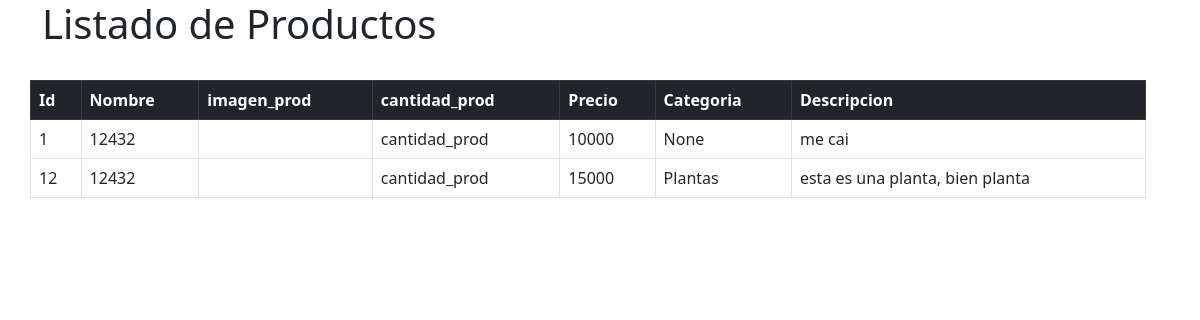
Page /crud on the earlier database version.
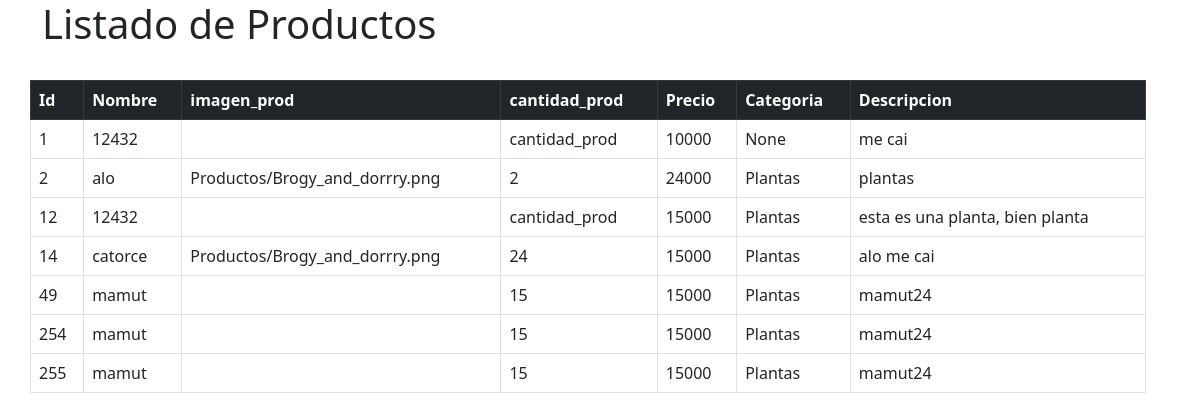
Same page on the later database version.
### core/models.py (models this page shows, shortened)
class Producto(models.Model):
    idProducto = models.IntegerField(primary_key=True,verbose_name='id de Producto')
    nombre_prod = models.CharField(max_length=40,verbose_name='Nombre_prod')
    imagen_prod = models.ImageField(upload_to="Productos", null=True, blank=True) #python -m pip install Pillow   eso me lo pidio
    descripcion_prod = models.TextField(verbose_name='Descripcion')
    cantidad_prod = models.IntegerField(verbose_name='Cantidad de productos')
    precio_prod = models.IntegerField(verbose_name='Precio')
    categoria = models.ForeignKey(Categoria, null=True, blank=True, on_delete=models.CASCADE)

class Categoria(models.Model):
    idCategoria = models.IntegerField(primary_key=True, verbose_name='Id de categoria')
    nombreCategoria = models.CharField(max_length=50, verbose_name='Nombre de la Categoria')
    def __str__(self):
        return self.nombreCategoria

### core/views.py (the view)
# urls.py: path('crud', crud, name='crud'),
def crud(request):
    productos= Producto.objects.all()
    datos = {
        'productos': productos
    }
    return render(request, 'core/Crud.html', datos) #claro esto es solo una prueba la pagina puede cambiar

### core/templates/core/Crud.html (shortened to what this page needs)
<html lang="en">
{% load static %}
<head>
    <link href="https://cdn.jsdelivr.net/npm/bootstrap@5.2.0-beta1/dist/css/bootstrap.min.css" rel="stylesheet">
</head>
<body>
    <div class="container">
        <div class="column">
            <div class="row">
                <div class="row mb-4">
                    <h1>Listado de Productos</h1>
                </div>
            </div>
            <div class="row">
                <div class="row mb-3">
                    <table class="table table-bordered" id="categorias">
                        <thead class="table-dark">
                            <tr>
                                <th>Id</th>
                                <th>Nombre</th>
                                <th>imagen_prod</th>
                                <th>cantidad_prod</th>
                                <th>Precio</th>
                                <th>Categoria</th>
                                <th>Descripcion</th>
                            </tr>
                        </thead>
                    {% for ve in productos%}
                    <tr><td>{{ve.idProducto}}</td>
                        <td>{{ve.nombre_prod}}</td>
                        <td>{{ve.imagen_prod}}</td>
                        <td>{{ve.cantidad_prod}}</td>
                        <td>{{ve.precio_prod}}</td>
                        <td>{{ve.categoria}}</td>
                        <td>{{ve.descripcion_prod}}</td></tr>
                    {% endfor %}
                </table>
                </div>
            </div>
        </div>
    </div>
</body>
</html>

Differences in the rows shown:
added Producto: idProducto "2", nombre_prod "alo", imagen_prod "Productos/Brogy_and_dorrry.png", cantidad_prod "2", precio_prod "24000", categoria "Plantas", descripcion_prod "plantas"
added Producto: idProducto "14", nombre_prod "catorce", imagen_prod "Productos/Brogy_and_dorrry.png", cantidad_prod "24", precio_prod "15000", categoria "Plantas", descripcion_prod "alo me cai"
added Producto: idProducto "49", nombre_prod "mamut", cantidad_prod "15", precio_prod "15000", categoria "Plantas", descripcion_prod "mamut24"
added Producto: idProducto "254", nombre_prod "mamut", cantidad_prod "15", precio_prod "15000", categoria "Plantas", descripcion_prod "mamut24"
added Producto: idProducto "255", nombre_prod "mamut", cantidad_prod "15", precio_prod "15000", categoria "Plantas", descripcion_prod "mamut24"
